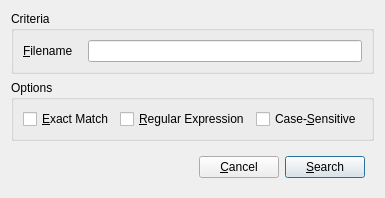
<?xml version="1.0" encoding="UTF-8"?>
<ui version="4.0">
 <class>FileSearchDialog</class>
 <widget class="QDialog" name="FileSearchDialog">
  <property name="geometry">
   <rect>
    <x>0</x>
    <y>0</y>
    <width>366</width>
    <height>162</height>
   </rect>
  </property>
  <property name="windowTitle">
   <string>Search File</string>
  </property>
  <layout class="QVBoxLayout" name="verticalLayout">
   <item>
    <widget class="QGroupBox" name="groupBox">
     <property name="sizePolicy">
      <sizepolicy hsizetype="Preferred" vsizetype="Minimum">
       <horstretch>0</horstretch>
       <verstretch>0</verstretch>
      </sizepolicy>
     </property>
     <property name="title">
      <string>Criteria</string>
     </property>
     <layout class="QFormLayout" name="formLayout">
      <property name="fieldGrowthPolicy">
       <enum>QFormLayout::ExpandingFieldsGrow</enum>
      </property>
      <property name="horizontalSpacing">
       <number>15</number>
      </property>
      <item row="0" column="0">
       <widget class="QLabel" name="label">
        <property name="text">
         <string>&amp;Filename</string>
        </property>
        <property name="buddy">
         <cstring>nameField</cstring>
        </property>
       </widget>
      </item>
      <item row="0" column="1">
       <widget class="QLineEdit" name="nameField"/>
      </item>
     </layout>
    </widget>
   </item>
   <item>
    <widget class="QGroupBox" name="groupBox_2">
     <property name="sizePolicy">
      <sizepolicy hsizetype="Preferred" vsizetype="Minimum">
       <horstretch>0</horstretch>
       <verstretch>0</verstretch>
      </sizepolicy>
     </property>
     <property name="title">
      <string>Options</string>
     </property>
     <layout class="QHBoxLayout" name="horizontalLayout">
      <item>
       <widget class="QCheckBox" name="exactBox">
        <property name="text">
         <string>&amp;Exact Match</string>
        </property>
       </widget>
      </item>
      <item>
       <widget class="QCheckBox" name="regexBox">
        <property name="text">
         <string>&amp;Regular Expression</string>
        </property>
       </widget>
      </item>
      <item>
       <widget class="QCheckBox" name="caseBox">
        <property name="text">
         <string>Case-&amp;Sensitive</string>
        </property>
       </widget>
      </item>
     </layout>
    </widget>
   </item>
   <item>
    <widget class="QWidget" name="widget" native="true">
     <property name="sizePolicy">
      <sizepolicy hsizetype="Preferred" vsizetype="Minimum">
       <horstretch>0</horstretch>
       <verstretch>0</verstretch>
      </sizepolicy>
     </property>
     <layout class="QHBoxLayout" name="horizontalLayout_2">
      <item>
       <spacer name="horizontalSpacer">
        <property name="orientation">
         <enum>Qt::Horizontal</enum>
        </property>
        <property name="sizeHint" stdset="0">
         <size>
          <width>40</width>
          <height>20</height>
         </size>
        </property>
       </spacer>
      </item>
      <item>
       <widget class="QPushButton" name="cancelButton">
        <property name="text">
         <string>&amp;Cancel</string>
        </property>
       </widget>
      </item>
      <item>
       <widget class="QPushButton" name="searchButton">
        <property name="text">
         <string>&amp;Search</string>
        </property>
        <property name="default">
         <bool>true</bool>
        </property>
       </widget>
      </item>
     </layout>
    </widget>
   </item>
  </layout>
 </widget>
 <resources/>
 <connections/>
</ui>
